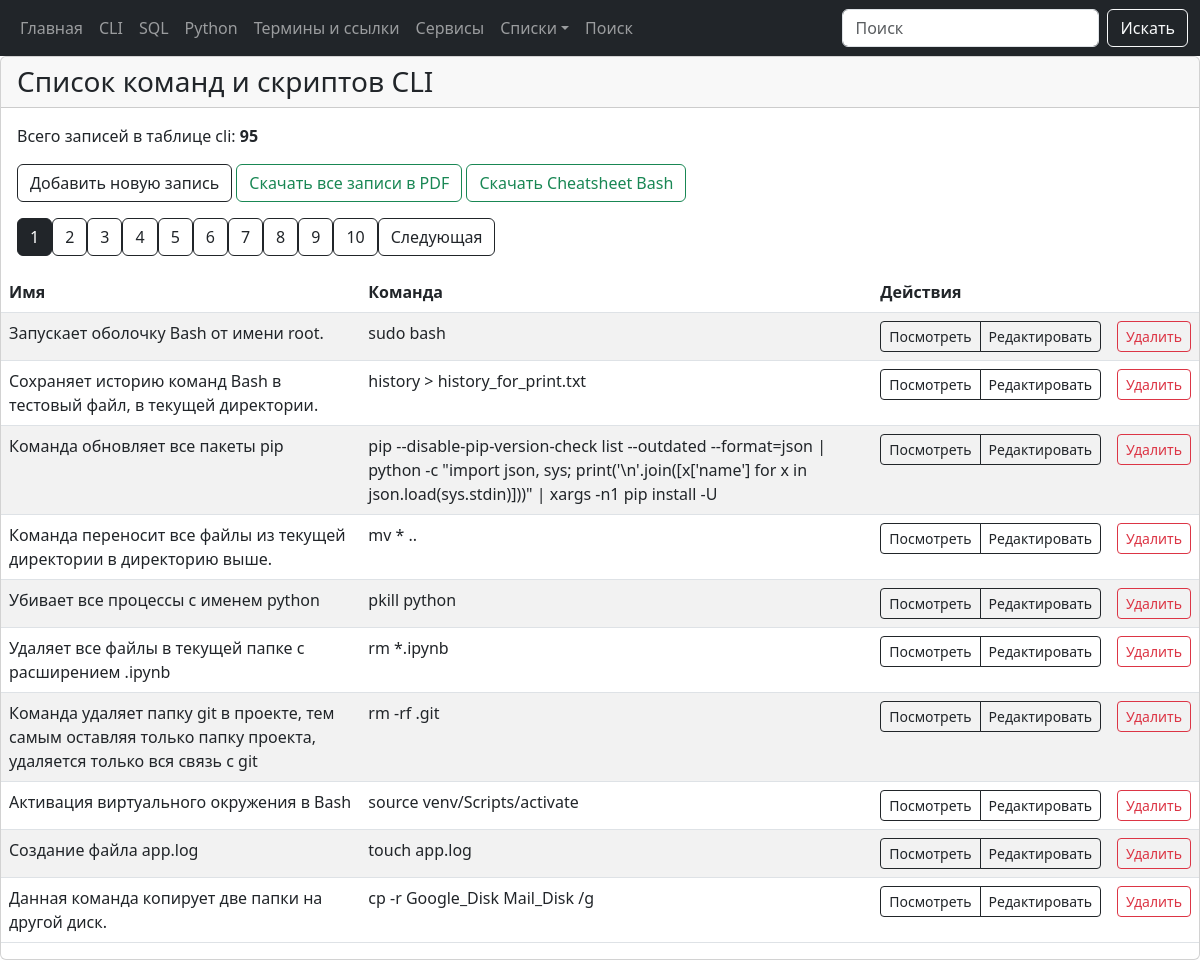
Page /cli on the earlier database version.
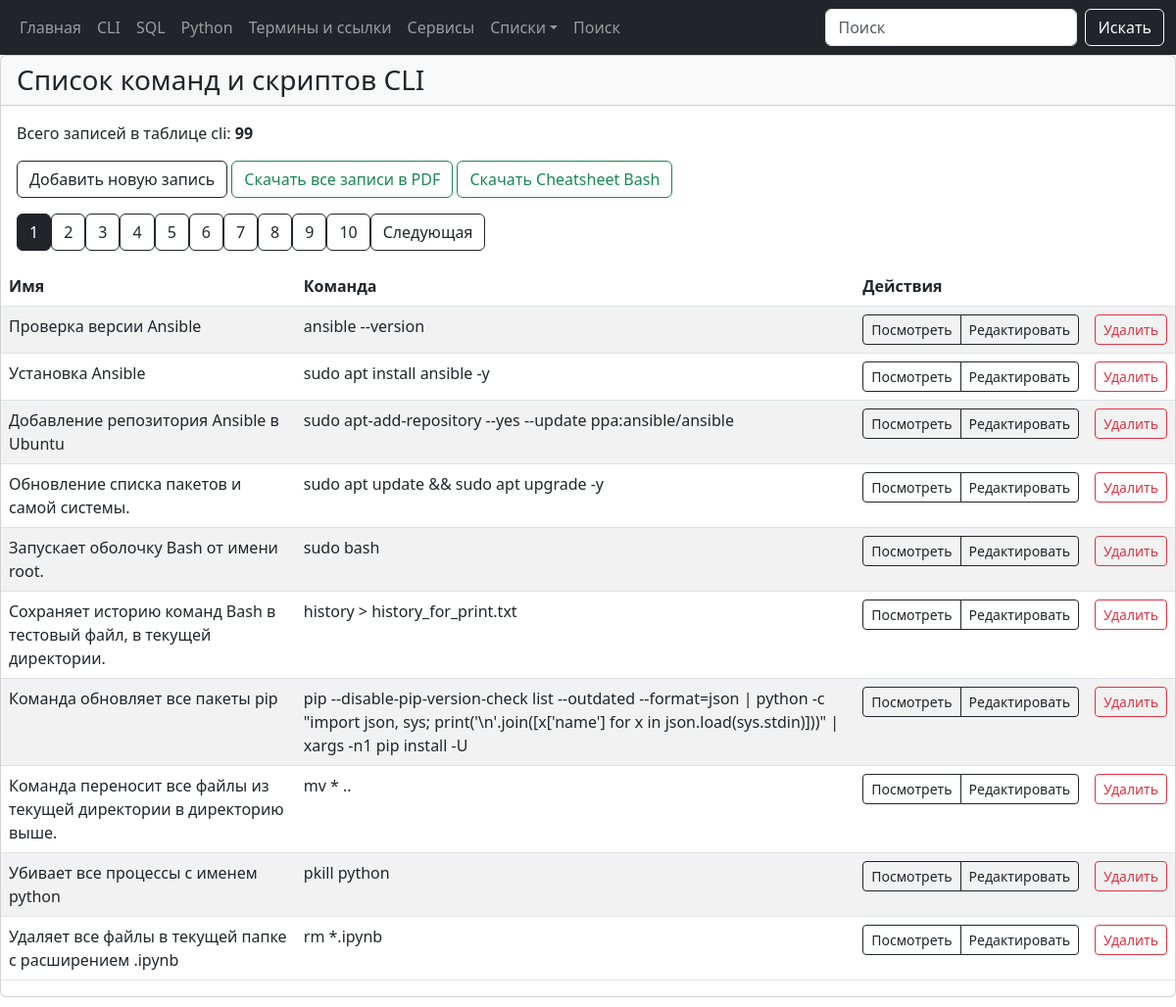
Same page on the later database version.
### tables this page shows
CREATE TABLE "cli" (
  "cli_id" INTEGER PRIMARY KEY AUTOINCREMENT,
  "cli_command" TEXT NOT NULL,
  "cli_name" TEXT NOT NULL,
  "cli_date_add" TIMESTAMP DEFAULT CURRENT_TIMESTAMP,
  "cli_date_edit" TEXT
);

### modules/cli/cli_posts.py (the view)
@bp.route("/cli")
def cli_posts():
    page = request.args.get('page', 1, type=int)
    conn = connect.get_db_connection()
    count_row = conn.execute("SELECT COUNT(*) FROM cli").fetchone()
    if count_row and count_row[0] is not None:
        cli_list_count = int(count_row[0])
    else:
        cli_list_count = 0
    offset = (page - 1) * PER_PAGE
    cli_list = conn.execute(
        "SELECT * FROM cli ORDER BY cli_id DESC LIMIT ? OFFSET ?",
        (PER_PAGE, offset)
    ).fetchall()
    conn.close()
    total_pages = (cli_list_count + PER_PAGE - 1) // PER_PAGE
    return render_template(
        "cli/cli_posts.html",
        cli_list=cli_list,
        cli_list_count=cli_list_count,
        page=page,
        total_pages=total_pages,
    )

### modules/connect.py (called while the page is built)
def get_db_connection():
    db_path = os.path.join(BASE_DIR, '../database.db')
    conn = sqlite3.connect(db_path, timeout=30)
    conn.row_factory = sqlite3.Row
    return conn

### templates/cli/cli_posts.html (shortened to what this page needs)
{% extends "base.html" %}
{% block content %}
<div class="card mb-4">
   <div class="card-header h3">Список команд и скриптов CLI</div>
   <div class="card-body">
      <p class="card-text">
         Всего записей в таблице cli: <b>{{ cli_list_count }}</b>
      </p>
      <a href="{{ url_for('add_cli_post.add_cli_post') }}" class="btn btn-outline-dark">
         Добавить новую запись
      </a>
      <a href="{{ url_for('cli_posts.cli_download_pdf') }}" class="btn btn-outline-success">
          Скачать все записи в PDF
      </a>
      <a href="{{ url_for('static', filename='cheat_sheets/cheat_sheet_bash.pdf') }}" class="btn btn-outline-success">
         Скачать Cheatsheet Bash
      </a>
      <div class="pagination">
         {% for p in range(1, total_pages + 1) %}
         <a href="{{ url_for('cli_posts.cli_posts', page=p) }}"
            class="btn btn-outline-dark {% if p == page %}active{% endif %}">{{ p }}</a>
         {% endfor %}
         {% if page < total_pages %}
         <a href="{{ url_for('cli_posts.cli_posts', page=page+1) }}" class="btn btn-outline-dark">Следующая</a>
         {% endif %}
      </div>
   </div>
   <table class="table table-striped">
      <thead>
         <tr>
            <th>Имя</th>
            <th>Команда</th>
            <th colspan="2">Действия</th>
         </tr>
      </thead>
      <tbody>
         {% for item in cli_list %}
         <tr>
            <td>{{ item.cli_name }}</td>
            <td>{{ item.cli_command }}</td>
            <td>
               <div class="btn-group" role="group" aria-label="Действия">
                  <a href="{{ url_for('get_view_cli_post.get_view_cli_post', cli_id=item.cli_id) }}"
                     class="btn btn-outline-dark btn-sm">
                     Посмотреть
                  </a>
                  <a href="{{ url_for('edit_cli_post.edit_cli_post', cli_id=item.cli_id) }}"
                     class="btn btn-outline-dark btn-sm">
                     Редактировать
                  </a>
               </div>
            </td>
            <td>
               <form action="{{ url_for('delete_cli_post.delete_cli_post', cli_id=item.cli_id)}}" method="POST"
                  class="d-inline">
                  <button type="submit" class="btn btn-outline-danger btn-sm"
                     onclick="return confirm('Вы точно уверены что хотите удалить запись?')">
                     Удалить
                  </button>
               </form>
            </td>
         </tr>
         {% endfor %}
      </tbody>
   </table>
</div>
{% endblock %}

### templates/base.html (shortened to what this page needs)
<!doctype html>
<html>
<head>
    <link href="{{ url_for('static', filename='bootstrap.min.css') }}" rel="stylesheet">
</head>
<body>
    {% include 'navbar.html' %}
    <div class="main">
        {% block content %}
        {% endblock %}
     </div>
</body>
</html>

### templates/navbar.html (shortened to what this page needs)
<nav class="navbar navbar-expand-lg navbar-dark bg-dark">
  <div class="container-fluid">
    <div class="collapse navbar-collapse" id="navbarNav">
      <ul class="navbar-nav">
        <li class="nav-item">
          <a class="nav-link" href="{{ url_for('index.index') }}">Главная</a>
        </li>
        <li class="nav-item">
          <a class="nav-link" href="{{ url_for('cli_posts.cli_posts') }}">CLI</a>
        </li>
        <li class="nav-item">
          <a class="nav-link" href="{{ url_for('sql_list_commands.sql_list_commands') }}">SQL</a>
        </li>
        <li class="nav-item">
          <a class="nav-link" href="{{ url_for('python_list_commands.python_list_commands') }}">Python</a>
        </li>
        <li class="nav-item">
          <a class="nav-link" href="{{ url_for('wiki_list_page.wiki_list_page') }}">Термины и ссылки</a>
        </li>
        <li class="nav-item">
          <a class="nav-link" href="{{ url_for('services.services') }}">Сервисы</a>
        </li>
        <li class="nav-item dropdown">
          <a class="nav-link dropdown-toggle" href="#" role="button" data-bs-toggle="dropdown"
             aria-expanded="false">Списки</a>
        </li>
        <li class="nav-item">
          <a class="nav-link" href="{{ url_for('search.search') }}">Поиск</a>
        </li>
      </ul>
    </div>
    <form class="d-flex" action="/search" method="post" role="search">
      <input class="form-control me-2 mr-2" type="text" placeholder="Поиск" aria-label="Search" name="search_term" id="search_term" required>
      <button class="btn btn-outline-light" type="submit">Искать</button>
    </form>
  </div>
</nav>

Differences in the rows shown:
no longer on this page (row unchanged): cli: cli_name "Команда удаляет папку git в проекте, тем самым оставляя только папку проекта, удаляется только вся связь с git", cli_command "rm -rf .git"
no longer on this page (row unchanged): cli: cli_name "Активация виртуального окружения в Bash", cli_command "source venv/Scripts/activate"
no longer on this page (row unchanged): cli: cli_name "Создание файла app.log", cli_command "touch app.log"
no longer on this page (row unchanged): cli: cli_name "Данная команда копирует две папки на другой диск.", cli_command "cp -r Google_Disk Mail_Disk /g"
added cli: cli_name "Проверка версии Ansible", cli_command "ansible --version"
added cli: cli_name "Установка Ansible", cli_command "sudo apt install ansible -y"
added cli: cli_name "Добавление репозитория Ansible в Ubuntu", cli_command "sudo apt-add-repository --yes --update ppa:ansible/ansible"
added cli: cli_name "Обновление списка пакетов и самой системы.", cli_command "sudo apt update && sudo apt upgrade -y"
Other differences:
{{ cli_list_count }}: "95" → "99"
